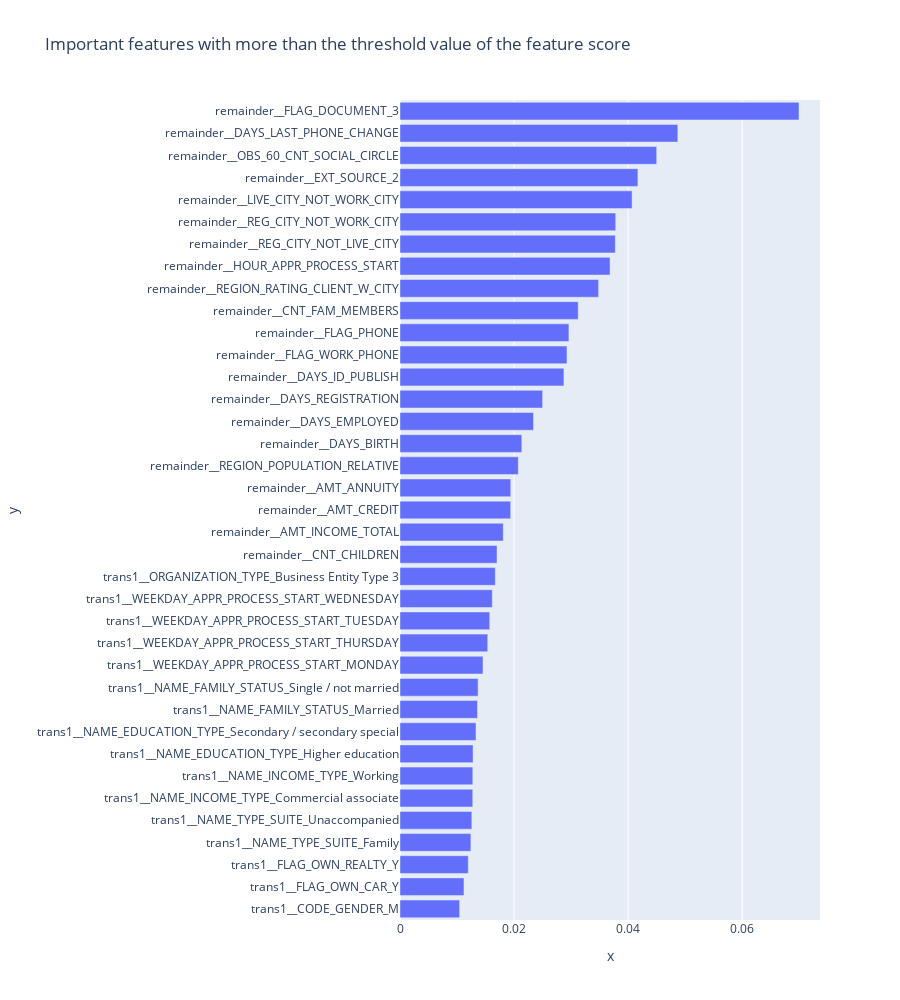

Notebook code cell kept with this figure:
### Code cell
fig = px.bar(x = sorted_scores, y = columns, title = 'Important features with more than the threshold value of the feature score')
fig.update_layout(height = 1000)
fig.show()

### Figure 1 — Plotly figure (JSON) as saved in the notebook; plotly's stock layout.template omitted (floating-point values rounded to 4 significant figures)
{"data": [{"alignmentgroup": "True", "hovertemplate": "x=%{x}<br>y=%{y}<extra></extra>", "legendgroup": "", "marker": {"color": "#636efa", "pattern": {"shape": ""}}, "name": "", "offsetgroup": "", "orientation": "h", "showlegend": false, "textposition": "auto", "type": "bar", "x": [0.01046, 0.01122, 0.01197, 0.01243, 0.01259, 0.01276, 0.01277, 0.01281, 0.01333, 0.01359, 0.0137, 0.01455, 0.01539, 0.01574, 0.01618, 0.01671, 0.01701, 0.0181, 0.01941, 0.01942, 0.02074, 0.02136, 0.02341, 0.025, 0.02874, 0.02928, 0.02962, 0.03125, 0.03482, 0.03683, 0.03776, 0.03782, 0.04069, 0.04172, 0.04501, 0.04871, 0.06996], "xaxis": "x", "y": ["trans1__CODE_GENDER_M", "trans1__FLAG_OWN_CAR_Y", "trans1__FLAG_OWN_REALTY_Y", "trans1__NAME_TYPE_SUITE_Family", "trans1__NAME_TYPE_SUITE_Unaccompanied", "trans1__NAME_INCOME_TYPE_Commercial associate", "trans1__NAME_INCOME_TYPE_Working", "trans1__NAME_EDUCATION_TYPE_Higher education", "trans1__NAME_EDUCATION_TYPE_Secondary / secondary special", "trans1__NAME_FAMILY_STATUS_Married", "trans1__NAME_FAMILY_STATUS_Single / not married", "trans1__WEEKDAY_APPR_PROCESS_START_MONDAY", "trans1__WEEKDAY_APPR_PROCESS_START_THURSDAY", "trans1__WEEKDAY_APPR_PROCESS_START_TUESDAY", "trans1__WEEKDAY_APPR_PROCESS_START_WEDNESDAY", "trans1__ORGANIZATION_TYPE_Business Entity Type 3", "remainder__CNT_CHILDREN", "remainder__AMT_INCOME_TOTAL", "remainder__AMT_CREDIT", "remainder__AMT_ANNUITY", "remainder__REGION_POPULATION_RELATIVE", "remainder__DAYS_BIRTH", "remainder__DAYS_EMPLOYED", "remainder__DAYS_REGISTRATION", "remainder__DAYS_ID_PUBLISH", "remainder__FLAG_WORK_PHONE", "remainder__FLAG_PHONE", "remainder__CNT_FAM_MEMBERS", "remainder__REGION_RATING_CLIENT_W_CITY", "remainder__HOUR_APPR_PROCESS_START", "remainder__REG_CITY_NOT_LIVE_CITY", "remainder__REG_CITY_NOT_WORK_CITY", "remainder__LIVE_CITY_NOT_WORK_CITY", "remainder__EXT_SOURCE_2", "remainder__OBS_60_CNT_SOCIAL_CIRCLE", "remainder__DAYS_LAST_PHONE_CHANGE", "remainder__FLAG_DOCUMENT_3"], "yaxis": "y"}], "layout": {"barmode": "relative", "height": 1000, "legend": {"tracegroupgap": 0}, "title": {"text": "Important features with more than the threshold value of the feature score"}, "xaxis": {"anchor": "y", "domain": [0, 1], "title": {"text": "x"}}, "yaxis": {"anchor": "x", "domain": [0, 1], "title": {"text": "y"}}}}
